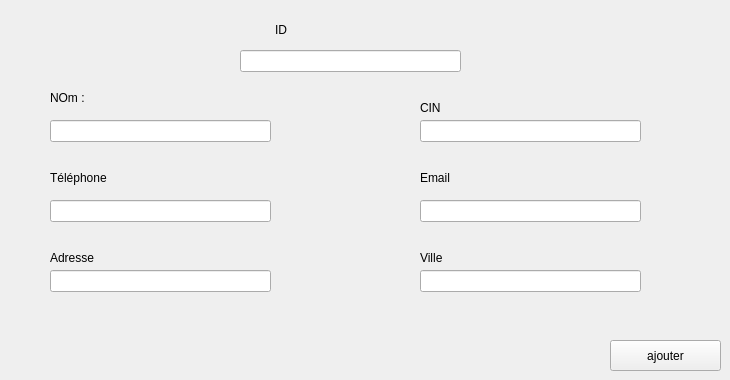
      <widget class="QWidget" name="tab_9">
       <attribute name="title">
        <string>ajouter</string>
       </attribute>
       <widget class="QLineEdit" name="id_f">
        <property name="geometry">
         <rect>
          <x>240</x>
          <y>50</y>
          <width>221</width>
          <height>22</height>
         </rect>
        </property>
       </widget>
       <widget class="QLineEdit" name="nom_f">
        <property name="geometry">
         <rect>
          <x>50</x>
          <y>120</y>
          <width>221</width>
          <height>22</height>
         </rect>
        </property>
       </widget>
       <widget class="QLabel" name="label_20">
        <property name="geometry">
         <rect>
          <x>420</x>
          <y>100</y>
          <width>121</width>
          <height>16</height>
         </rect>
        </property>
        <property name="text">
         <string>CIN</string>
        </property>
       </widget>
       <widget class="QLineEdit" name="email_f">
        <property name="geometry">
         <rect>
          <x>420</x>
          <y>200</y>
          <width>221</width>
          <height>22</height>
         </rect>
        </property>
       </widget>
       <widget class="QLineEdit" name="adresse_f">
        <property name="geometry">
         <rect>
          <x>50</x>
          <y>270</y>
          <width>221</width>
          <height>22</height>
         </rect>
        </property>
       </widget>
       <widget class="QLabel" name="label_23">
        <property name="geometry">
         <rect>
          <x>420</x>
          <y>250</y>
          <width>56</width>
          <height>16</height>
         </rect>
        </property>
        <property name="text">
         <string>Ville</string>
        </property>
       </widget>
       <widget class="QLabel" name="label_4">
        <property name="geometry">
         <rect>
          <x>50</x>
          <y>90</y>
          <width>56</width>
          <height>16</height>
         </rect>
        </property>
        <property name="text">
         <string>NOm :</string>
        </property>
       </widget>
       <widget class="QLineEdit" name="mf_f">
        <property name="geometry">
         <rect>
          <x>420</x>
          <y>120</y>
          <width>221</width>
          <height>22</height>
         </rect>
        </property>
       </widget>
       <widget class="QLabel" name="label_24">
        <property name="geometry">
         <rect>
          <x>50</x>
          <y>170</y>
          <width>81</width>
          <height>16</height>
         </rect>
        </property>
        <property name="text">
         <string>Téléphone</string>
        </property>
       </widget>
       <widget class="QLabel" name="label_26">
        <property name="geometry">
         <rect>
          <x>420</x>
          <y>170</y>
          <width>56</width>
          <height>16</height>
         </rect>
        </property>
        <property name="text">
         <string>Email</string>
        </property>
       </widget>
       <widget class="QLineEdit" name="tele_f">
        <property name="geometry">
         <rect>
          <x>50</x>
          <y>200</y>
          <width>221</width>
          <height>22</height>
         </rect>
        </property>
       </widget>
       <widget class="QLineEdit" name="ville_f">
        <property name="geometry">
         <rect>
          <x>420</x>
          <y>270</y>
          <width>221</width>
          <height>22</height>
         </rect>
        </property>
       </widget>
       <widget class="QPushButton" name="ajouter_four">
        <property name="geometry">
         <rect>
          <x>610</x>
          <y>340</y>
          <width>111</width>
          <height>31</height>
         </rect>
        </property>
        <property name="styleSheet">
         <string notr="true">#pushButton_choisir  {
-moz-box-shadow: 0px 10px 14px -7px #3e7327;
	-webkit-box-shadow: 0px 10px 14px -7px #3e7327;
	box-shadow: 0px 10px 14px -7px #3e7327;
	background:-webkit-gradient(linear, left top, left bottom, color-stop(0.05, #77b55a), color-stop(1, #72b352));
	background:-moz-linear-gradient(top, #77b55a 5%, #72b352 100%);
	background:-webkit-linear-gradient(top, #77b55a 5%, #72b352 100%);
	background:-o-linear-gradient(top, #77b55a 5%, #72b352 100%);
	background:-ms-linear-gradient(top, #77b55a 5%, #72b352 100%);
	background:linear-gradient(to bottom, #77b55a 5%, #72b352 100%);
	
	background-color: darkCyan ;
	-moz-border-radius:4px;
	-webkit-border-radius:4px;
	border-radius:4px;
	border:1px solid #4b8f29;
	display:inline-block;
	cursor:pointer;
	color:#ffffff;
	font-family:Arial;
	font-size:13px;
	font-weight:bold;
	padding:6px 12px;
	text-decoration:none;
	text-shadow:0px 1px 0px #5b8a3c;
}
#pushButton_choisir:hover {
background:-webkit-gradient(linear, left top, left bottom, color-stop(0.05, #72b352), color-stop(1, #77b55a));
	background:-moz-linear-gradient(top, #72b352 5%, #77b55a 100%);
	background:-webkit-linear-gradient(top, #72b352 5%, #77b55a 100%);
	background:-o-linear-gradient(top, #72b352 5%, #77b55a 100%);
	background:-ms-linear-gradient(top, #72b352 5%, #77b55a 100%);
	background:linear-gradient(to bottom, #72b352 5%, #77b55a 100%);
	
	background-color:blue;
}</string>
        </property>
        <property name="text">
         <string>ajouter</string>
        </property>
       </widget>
       <widget class="QLabel" name="label_27">
        <property name="geometry">
         <rect>
          <x>275</x>
          <y>20</y>
          <width>21</width>
          <height>20</height>
         </rect>
        </property>
        <property name="text">
         <string>ID</string>
        </property>
       </widget>
       <widget class="QLabel" name="label_29">
        <property name="geometry">
         <rect>
          <x>50</x>
          <y>250</y>
          <width>56</width>
          <height>16</height>
         </rect>
        </property>
        <property name="text">
         <string>Adresse</string>
        </property>
       </widget>
      </widget>
